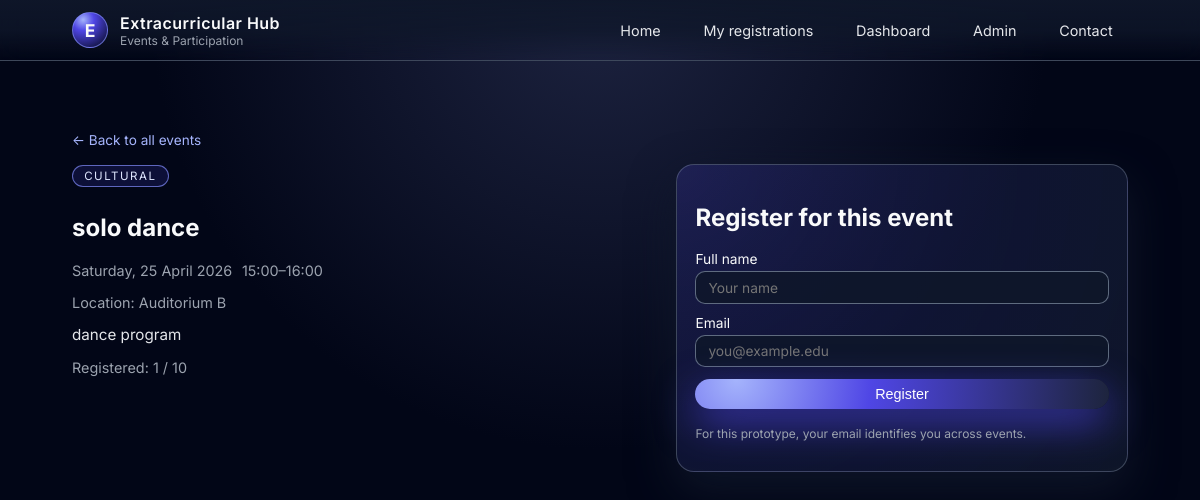
The page /events/4 on the database its author committed.
### app.py (models this page shows)
class Event(db.Model):
    id = db.Column(db.Integer, primary_key=True)
    title = db.Column(db.String(200), nullable=False)
    description = db.Column(db.Text, nullable=False)
    category = db.Column(db.String(80), nullable=True)
    location = db.Column(db.String(120), nullable=False)
    date = db.Column(db.Date, nullable=False)
    start_time = db.Column(db.Time, nullable=False)
    end_time = db.Column(db.Time, nullable=False)
    capacity = db.Column(db.Integer, nullable=True)
    is_paid = db.Column(db.Boolean, nullable=False, default=False)
    fee_amount = db.Column(db.Float, nullable=True)
    payment_method = db.Column(db.String(120), nullable=True)
    payment_details = db.Column(db.Text, nullable=True)
    registrations = db.relationship("Registration", back_populates="event", cascade="all, delete-orphan")

### app.py (the view)
@app.route("/events/<int:event_id>")
def event_detail(event_id):
    event = Event.query.get_or_404(event_id)
    return render_template("event_detail.html", event=event)

### templates/event_detail.html (shortened to what this page needs)
{% extends "base.html" %}
{% block content %}
  <section class="section">
    <a href="{{ url_for('home') }}" class="back-link">← Back to all events</a>
    <div class="layout-two-column">
      <div>
        <span class="pill">{{ event.category or "General" }}</span>
        <h1>{{ event.title }}</h1>
        <p class="event-meta">
          <span>{{ event.date.strftime("%A, %d %B %Y") }}</span>
          <span>
            {{ event.start_time.strftime("%H:%M") }}–{{ event.end_time.strftime("%H:%M") }}
          </span>
        </p>
        <p class="event-meta">Location: {{ event.location }}</p>
        <p class="event-description">{{ event.description }}</p>
        <p class="event-meta">
          Registered:
          {{ event.registrations|length }}
          {% if event.capacity %}
            / {{ event.capacity }}
          {% endif %}
        </p>
      </div>
      <div class="card">
        <h2>Register for this event</h2>
        <form action="{{ url_for('register') }}" method="post" class="form">
          <label>
            Full name
            <input type="text" name="name" placeholder="Your name" required />
          </label>
          <label>
            Email
            <input type="email" name="email" placeholder="you@example.edu" required />
          </label>
          <button type="submit" class="primary-btn">Register</button>
          <p class="helper-text">
            For this prototype, your email identifies you across events.
          </p>
        </form>
      </div>
    </div>
  </section>
{% endblock %}

### static/css/styles.css (style rules this page uses)
:root { --bg: #050816; --bg-elevated: #0b1020; --bg-elevated-soft: #11162a; --accent: #4f46e5; --accent-soft: rgba(79, 70, 229, 0.16); --accent-strong: #6366f1; --text-main: #f9fafb; --text-muted: #a5b4fc; --border-subtle: rgba(148, 163, 184, 0.35); --danger: #f97373; --success: #34d399; --shadow-soft: 0 18px 45px rgba(15, 23, 42, 0.9); --radius-lg: 18px; --radius-pill: 999px; --blur: 18px; }
*, *::before, *::after { box-sizing: border-box; }
body { margin: 0; min-height: 100vh; font-family: 'Inter', system-ui, -apple-system, BlinkMacSystemFont, 'Segoe UI', sans-serif; color: var(--text-main); background: radial-gradient(circle at top, #1d2340 0, #020617 45%, #020617 100%); }
a { color: inherit; text-decoration: none; }
.section { margin-top: 2.75rem; }
.card { position: relative; background: radial-gradient( circle at top left, rgba(79, 70, 229, 0.2), rgba(15, 23, 42, 0.95) ); border-radius: var(--radius-lg); border: 1px solid var(--border-subtle); padding: 1.1rem 1.15rem; box-shadow: var(--shadow-soft); }
input, textarea, select { width: 100%; padding: 0.45rem 0.75rem; border-radius: 10px; border: 1px solid rgba(148, 163, 184, 0.6); background: rgba(15, 23, 42, 0.85); color: var(--text-main); font-family: inherit; font-size: 0.86rem; }
.primary-btn, .recommendation-form button { border-radius: var(--radius-pill); border: 0; padding: 0.45rem 1.25rem; font-size: 0.9rem; font-weight: 500; cursor: pointer; background: radial-gradient(circle at 10% 0, #a5b4fc, #4f46e5 36%, #1d243d 100%); color: white; box-shadow: 0 14px 40px rgba(79, 70, 229, 0.7); white-space: nowrap; }
.helper-text { margin-top: 0.4rem; font-size: 0.75rem; color: #9ca3af; }
.layout-two-column { display: grid; grid-template-columns: minmax(0, 1.4fr) minmax(0, 1.1fr); gap: 1.8rem; align-items: flex-start; }
.event-meta { font-size: 0.9rem; color: #9ca3af; display: flex; flex-wrap: wrap; gap: 0.6rem; }
.event-description { margin-top: 0.9rem; font-size: 0.95rem; color: #e5e7eb; }
.pill { display: inline-flex; align-items: center; padding: 0.2rem 0.7rem; font-size: 0.72rem; border-radius: var(--radius-pill); text-transform: uppercase; letter-spacing: 0.13em; border: 1px solid rgba(129, 140, 248, 0.7); background: rgba(79, 70, 229, 0.16); color: #e0e7ff; margin-bottom: 0.4rem; }
.back-link { display: inline-flex; align-items: center; font-size: 0.85rem; color: #a5b4fc; margin-bottom: 1rem; }
.form { display: flex; flex-direction: column; gap: 0.7rem; }
.form label { display: flex; flex-direction: column; gap: 0.25rem; font-size: 0.86rem; }

### rows shown on the page
Event: category "CULTURAL", title "solo dance", date "Saturday, 25 April 2026", start_time "15:00", end_time "16:00", location "Auditorium B", description "dance program", capacity "10"

### other values the page prints
{{ event.registrations|length }} "1"
